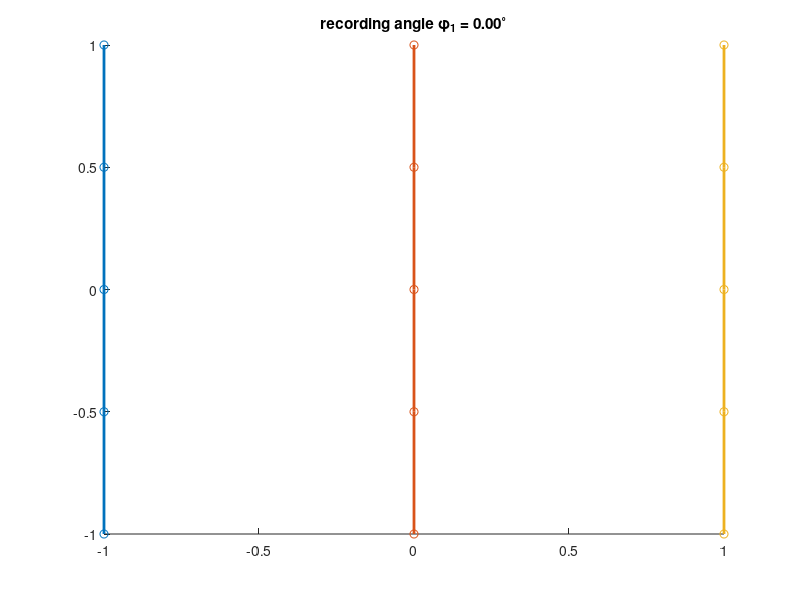

Reproduce this figure in MATLAB. (Note: this script raises an error after producing the figure.)
%%
% Recording Angles for Radon Transform
%
%%

% clean up:
clear all;
close all; % close all open figures
clc;

%%
% setup
% 
% * N: num of recording angles equally distributed in $[0,\pi]$
% * rSAMP: sample time of r-axis
% * sSAMP: sample time of s-axis
%
N=9;
rSAMP=0.5;
sSAMP=1;

%%
% Recording angles
% Following code constructs the rec. angles
% $$ \phis=\left(0°, ..., 180°\right) $$
% $$ \sigmas = \left( ... \right) $$
%
phis=linspace(0,180,N);
phis_=phis*pi/180; % tmp var
sigmas=[cos(phis_);sin(phis_)];
phis_=phis_+pi/2; % +90°
sigmasT=[cos(phis_);sin(phis_)];

% discrete intervalls of $r=[-1,1]$ and $s=[-1,1]$
r=-1:rSAMP:1;
s=-1:sSAMP:1;

% iterate over all recording angles
for j=1:N
    sigma=sigmas(:,j); % set current angle
    line1=sigmasT(:,j)*r; % standard vectors for $r*sigmaT$

    % create new figure:
    figure;
    hold on;

    %line=[]; %init matrix w/o preallocation
    line=zeros(2,length(r),length(s)); %preallocate matrix
    for i=1:length(s)
        % $ L(s) = s_i*sigma_j + r*sigma_j^{T} $
        line(:,:,i)=[line1(1,:)+s(i)*sigma(1) ; line1(2,:)+s(i)*sigma(2)];

        %plot line and sample-points:
        scatter(line(1,:,i),line(2,:,i));
        plot(line(1,:,i),line(2,:,i),'LineWidth',2);
    end

    % add title with current recording angle to plot:
    str=sprintf('recording angle \\phi_%d = %.2f^\\circ',j,phis(j));
    title(str);

    % add grid & origin to plot:
    hline(0,'--r');
    vline(0,'--r');
    grid on;

    % plot angle phi
    angle=(sigma*s);
    angleX=angle(1,:);
    angleY=angle(2,:);
    if (phis(j) <= 90) % 0° <= phi <= 90°
        angleX=angleX(angleX>=0); % only positiv X entries
        angleY=angleY(length(angleY)-length(angleX)+1:end); % choose proper Y
    else
        angleY=angleY(angleY>=0); % only positiv Y entries
        angleX=angleX(length(angleX)-length(angleY)+1:end); % choose proper X
    end
    plot(angleX,angleY,'k','LineWidth',2);
end
